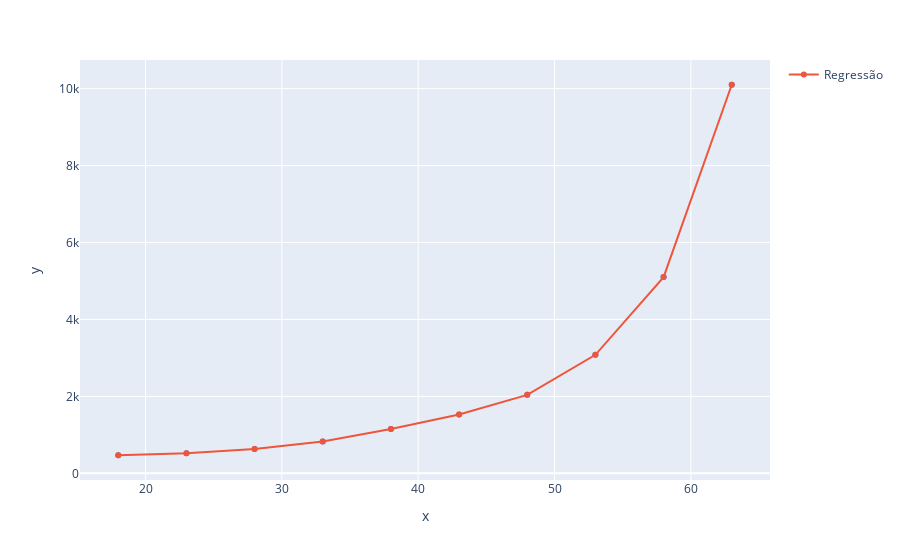

The notebook cell this image was saved under:
### Code cell
grafico = px.scatter(x= x_plano_saude_2.ravel(), y= y_plano_saude_2)
grafico.add_scatter(x= x_plano_saude_2.ravel(), y= y_plano_saude_2, name= 'Regressão')

### Figure 1 — Plotly figure (JSON) as saved in the notebook; plotly's stock layout.template omitted (floating-point values rounded to 4 significant figures)
{"data": [{"hovertemplate": "x=%{x}<br>y=%{y}<extra></extra>", "legendgroup": "", "marker": {"color": "#636efa", "symbol": "circle"}, "mode": "markers", "name": "", "orientation": "v", "showlegend": false, "type": "scatter", "x": [18, 23, 28, 33, 38, 43, 48, 53, 58, 63], "xaxis": "x", "y": [470, 520, 630, 830, 1150, 1530, 2040, 3080, 5100, 10100], "yaxis": "y"}, {"name": "Regressão", "type": "scatter", "x": [18, 23, 28, 33, 38, 43, 48, 53, 58, 63], "y": [470, 520, 630, 830, 1150, 1530, 2040, 3080, 5100, 10100]}], "layout": {"legend": {"tracegroupgap": 0}, "margin": {"t": 60}, "xaxis": {"anchor": "y", "domain": [0, 1], "title": {"text": "x"}}, "yaxis": {"anchor": "x", "domain": [0, 1], "title": {"text": "y"}}}}
